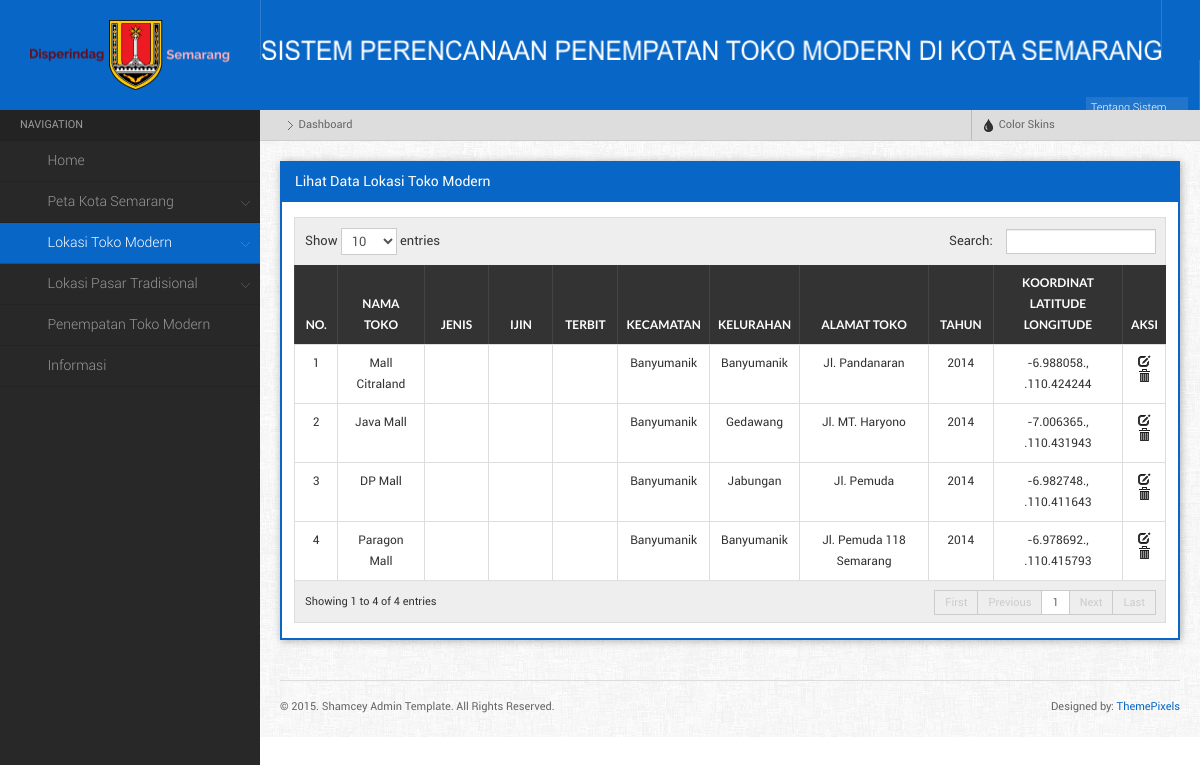
/index.php?menu=lihatToko, run on the app's committed database.
### tables this page shows
CREATE TABLE `lokasi_toko` (
  `id_toko` int(11) NOT NULL,
  `id_kelurahan` int(11) NOT NULL,
  `nama_toko` varchar(50) NOT NULL,
  `alamat_toko` varchar(100) NOT NULL,
  `tahun` year(4) NOT NULL,
  `lat` varchar(25) NOT NULL,
  `lng` varchar(25) NOT NULL
);

CREATE TABLE `kecamatan` (
  `id_kecamatan` int(11) NOT NULL,
  `nama_kecamatan` varchar(50) NOT NULL,
  `latitude` varchar(25) NOT NULL,
  `longitude` varchar(25) NOT NULL
);

CREATE TABLE `kelurahan` (
  `id_kelurahan` int(11) NOT NULL,
  `id_kecamatan` int(11) NOT NULL,
  `Kelurahan` char(50) DEFAULT NULL,
  `Geometry` longblob,
  `Luas` decimal(10,3) DEFAULT NULL,
  `XMin` int(11) DEFAULT NULL,
  `XMax` int(11) DEFAULT NULL,
  `YMin` int(11) DEFAULT NULL,
  `YMax` int(11) DEFAULT NULL,
  `id_lokasi` int(11) NOT NULL
);

### index.php (called while the page is built)
<?php
	include "home.php";
?>

### component/lihat_toko.php (the view, shortened to what this page needs)
<?php
	$query =mysql_query("SELECT * FROM lokasi_toko a, kelurahan b, kecamatan c
							WHERE a.id_kelurahan = b.id_kelurahan
							AND b.id_kecamatan = c.id_kecamatan
							ORDER BY tahun DESC, c.id_kecamatan ASC") or die (mysql_error());
    echo" <div class=\"widget\">
			<h4 class=\"widgettitle\">Lihat Data Lokasi Toko Modern</h4>
			<div class=\"widgetcontent\">
			<table id=\"dyntable\" class=\"table table-bordered responsive\">
                <thead>
                    <tr>
                        <th></th>
                        <th><center>No.</th>
						<th><center>Nama Toko</th>
						<th><center>Jenis</th>
						<th><center>Ijin</th>
						<th><center>Terbit</th>
						<th><center>Kecamatan</th>
						<th><center>Kelurahan</th>
                        <th><center>Alamat Toko</th>
                        <th><center>Tahun</th>
						<th><center>Koordinat<br>Latitude Longitude</th>
						<th><center>Aksi</th>
                    </tr>
                </thead>
				<tbody>";
				$no = 1;
				while($pecah = mysql_fetch_array($query)){
					echo "<tr class=\" \">
						<td></td>
						<td style='width:5%;'><center>$no</td>
						<td style='width:10%;'><center>$pecah[nama_toko]</td>
						<td style='width:7.5%;'><center>$pecah[jenis]</td>
						<td style='width:7.5%;'><center>$pecah[ijin]</td>
						<td style='width:7.5%;'><center>$pecah[terbit]</td>
						<td style='width:10%;'><center>$pecah[nama_kecamatan]</td>
						<td style='width:10%;'><center>$pecah[Kelurahan]</td>
						<td style='width:15%;'><center>$pecah[alamat_toko]</td>
						<td style='width:7.5%;'><center>$pecah[tahun]</td>
						<td style='width:15%;'><center>$pecah[lat]., .$pecah[lng]</td>
						<td class=\"center\" style=\"width: 60px;\">
							<a href= \"main.php?menu=editToko&id_toko=$pecah[id_toko]\" title=\"Edit\"><i  class=\"icon-edit\"></i></a>
							<a href=\"main.php?menu=hapusToko&id_toko=$pecah[id_toko]\" title=\"Hapus\" onClick=\"return confirm('Apakah Anda yakin ingin menghapus data ini?')\" class=\"icon-trash\"><i></i></a>
						</td>";
					echo "</td>
					</tr>";
				$no++;
				};
				echo "</tbody>
			</table>
		 </div>
		 </div>
	";
?>

### css/responsive-tables.css (style rules this page uses)
table.responsive { margin-bottom: 0; }
table.responsive td, table.responsive th { position: relative; overflow: hidden; white-space: wrap !important; }

### data on the page
lokasi_toko: nama_toko "Mall Citraland", kecamatan.nama_kecamatan "Banyumanik", id_kelurahan.Kelurahan "Banyumanik", alamat_toko "Jl. Pandanaran", tahun "2014", lat "-6.988058", lng "110.424244"
lokasi_toko: nama_toko "Java Mall", kecamatan.nama_kecamatan "Banyumanik", id_kelurahan.Kelurahan "Gedawang", alamat_toko "Jl. MT. Haryono", tahun "2014", lat "-7.006365", lng "110.431943"
lokasi_toko: nama_toko "DP Mall", kecamatan.nama_kecamatan "Banyumanik", id_kelurahan.Kelurahan "Jabungan", alamat_toko "Jl. Pemuda", tahun "2014", lat "-6.982748", lng "110.411643"
lokasi_toko: nama_toko "Paragon Mall", kecamatan.nama_kecamatan "Banyumanik", id_kelurahan.Kelurahan "Banyumanik", alamat_toko "Jl. Pemuda 118 Semarang", tahun "2014", lat "-6.978692", lng "110.415793"
